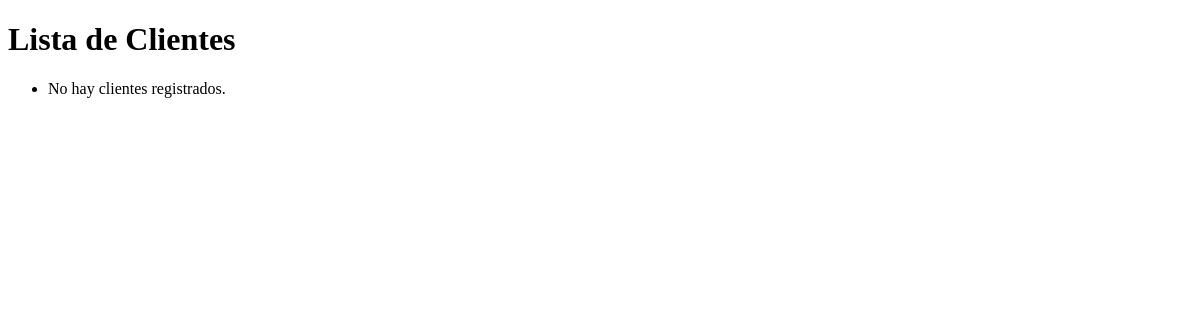
/clientes/, run on an earlier commit of the app's database.
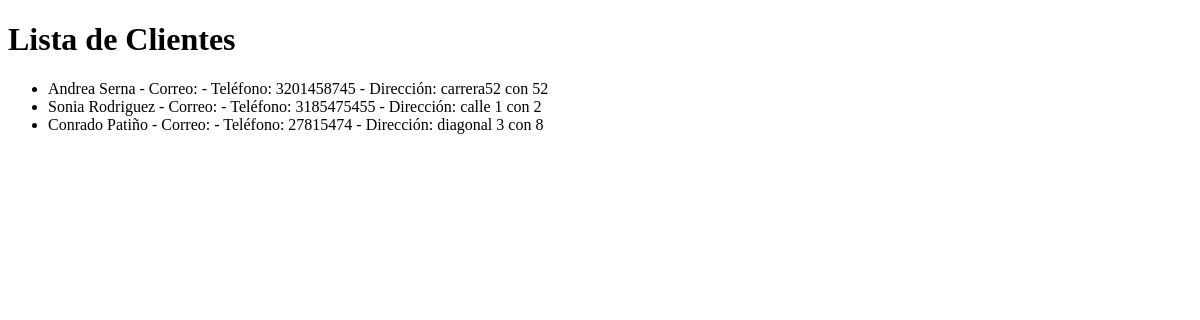
And on a later commit of the database.
### inventario/models.py (models this page shows, shortened)
class Cliente(models.Model):
    nombre = models.CharField(max_length=100)
    telefono = models.CharField(max_length=15)
    email = models.TextField(max_length=50)
    direccion = models.CharField(max_length=100)

### inventario/views.py (the view)
# urls.py: path('clientes/', views.lista_clientes, name='lista_clientes'),
def lista_clientes(request):
    clientes = Cliente.objects.all()
    return render(request, 'ventas/lista_clientes.html', {'clientes': clientes})

### inventario/templates/ventas/lista_clientes.html (shortened to what this page needs)
<!DOCTYPE html>
<html lang="es">
<head>
</head>
<body>
    <h1>Lista de Clientes</h1>
    <ul>
        {% for cliente in clientes %}
        <li>{{ cliente.nombre }} - Correo: {{ cliente.correo }} - Teléfono: {{ cliente.telefono }} - Dirección: {{ cliente.direccion }}</li>
        {% empty %}
        <li>No hay clientes registrados.</li>
        {% endfor %}
    </ul>
</body>
</html>

What changed in the data, as far as the page shows it:
added Cliente: nombre "Andrea Serna", telefono "3201458745", direccion "carrera52 con 52"
added Cliente: nombre "Sonia Rodriguez", telefono "3185475455", direccion "calle 1 con 2"
added Cliente: nombre "Conrado Patiño", telefono "27815474", direccion "diagonal 3 con 8"
Also different on the page:
text no longer shown: "No hay clientes registrados."
